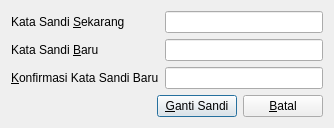
<?xml version="1.0" encoding="UTF-8"?>
<ui version="4.0">
 <class>ChangePasswordDialog</class>
 <widget class="QDialog" name="ChangePasswordDialog">
  <property name="geometry">
   <rect>
    <x>0</x>
    <y>0</y>
    <width>334</width>
    <height>125</height>
   </rect>
  </property>
  <property name="windowTitle">
   <string>Ganti Kata Sandi</string>
  </property>
  <layout class="QVBoxLayout" name="verticalLayout">
   <item>
    <layout class="QFormLayout" name="formLayout">
     <item row="0" column="0">
      <widget class="QLabel" name="label1">
       <property name="text">
        <string>Kata Sandi &amp;Sekarang</string>
       </property>
       <property name="buddy">
        <cstring>password0Edit</cstring>
       </property>
      </widget>
     </item>
     <item row="0" column="1">
      <widget class="QLineEdit" name="password0Edit">
       <property name="maxLength">
        <number>40</number>
       </property>
       <property name="echoMode">
        <enum>QLineEdit::Password</enum>
       </property>
       <property name="clearButtonEnabled">
        <bool>true</bool>
       </property>
      </widget>
     </item>
     <item row="1" column="0">
      <widget class="QLabel" name="label2">
       <property name="text">
        <string>Kata Sandi &amp;Baru</string>
       </property>
       <property name="buddy">
        <cstring>password1Edit</cstring>
       </property>
      </widget>
     </item>
     <item row="1" column="1">
      <widget class="QLineEdit" name="password1Edit">
       <property name="maxLength">
        <number>40</number>
       </property>
       <property name="echoMode">
        <enum>QLineEdit::Password</enum>
       </property>
       <property name="clearButtonEnabled">
        <bool>true</bool>
       </property>
      </widget>
     </item>
     <item row="2" column="0">
      <widget class="QLabel" name="label3">
       <property name="text">
        <string>&amp;Konfirmasi Kata Sandi Baru</string>
       </property>
       <property name="buddy">
        <cstring>password2Edit</cstring>
       </property>
      </widget>
     </item>
     <item row="2" column="1">
      <widget class="QLineEdit" name="password2Edit">
       <property name="maxLength">
        <number>40</number>
       </property>
       <property name="echoMode">
        <enum>QLineEdit::Password</enum>
       </property>
       <property name="clearButtonEnabled">
        <bool>true</bool>
       </property>
      </widget>
     </item>
    </layout>
   </item>
   <item>
    <layout class="QHBoxLayout" name="horizontalLayout">
     <item>
      <spacer name="horizontalSpacer">
       <property name="orientation">
        <enum>Qt::Horizontal</enum>
       </property>
       <property name="sizeHint" stdset="0">
        <size>
         <width>40</width>
         <height>20</height>
        </size>
       </property>
      </spacer>
     </item>
     <item>
      <widget class="QPushButton" name="okButton">
       <property name="text">
        <string>&amp;Ganti Sandi</string>
       </property>
      </widget>
     </item>
     <item>
      <widget class="QPushButton" name="cancelButton">
       <property name="text">
        <string>&amp;Batal</string>
       </property>
      </widget>
     </item>
    </layout>
   </item>
  </layout>
 </widget>
 <resources/>
 <connections/>
</ui>
